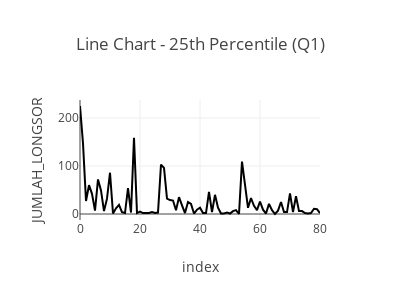

The notebook cell this image was saved under:
### Code cell
# Create line chart for each quartile
fig_q1 = px.line(df, x=df.index, y=selected_column, title="Line Chart - 25th Percentile (Q1)")
fig_q1.update_layout(height=300, width=400)  # Adjust the size
fig_q1.show()



# Print quartile information
print(f"- 0.25% Percentile (Q1): {quartiles[0.25]}")

### Figure 1 — Plotly figure (JSON) as saved in the notebook; plotly's stock layout.template omitted (floating-point values rounded to 4 significant figures)
{"data": [{"hovertemplate": "index=%{x}<br>JUMLAH_LONGSOR=%{y}<extra></extra>", "legendgroup": "", "line": {"color": "#000001", "dash": "solid"}, "marker": {"symbol": "circle"}, "mode": "lines", "name": "", "orientation": "v", "showlegend": false, "type": "scatter", "x": [0, 1, 2, 3, 4, 5, 6, 7, 8, 9, 10, 11, 12, 13, 14, 15, 16, 17, 18, 19, 20, 21, 22, 23, 24, 25, 26, 27, 28, 29, 30, 31, 32, 33, 34, 35, 36, 37, 38, 39, 40, 41, 42, 43, 44, 45, 46, 47, 48, 49, 50, 51, 52, 53, 54, 55, 56, 57, 58, 59, 60, 61, 62, 63, 64, 65, 66, 67, 68, 69, 70, 71, 72, 73, 74, 75, 76, 77, 78, 79, 80], "xaxis": "x", "y": [225, 147, 27, 60, 42, 7, 72, 49, 6, 32, 86, 1, 12, 19, 4, 2, 54, 3, 159, 2, 5, 2, 2, 2, 4, 2, 3, 103, 96, 32, 29, 28, 8, 35, 18, 2, 25, 21, 1, 9, 13, 2, 2, 46, 4, 40, 13, 1, 1, 3, 1, 6, 8, 0, 109, 56, 13, 33, 17, 8, 26, 9, 1, 21, 8, 0, 7, 25, 4, 4, 43, 4, 37, 6, 6, 2, 1, 2, 11, 10, 2], "yaxis": "y"}], "layout": {"height": 300, "legend": {"tracegroupgap": 0}, "title": {"text": "Line Chart - 25th Percentile (Q1)"}, "width": 400, "xaxis": {"anchor": "y", "domain": [0, 1], "title": {"text": "index"}}, "yaxis": {"anchor": "x", "domain": [0, 1], "title": {"text": "JUMLAH_LONGSOR"}}}}
